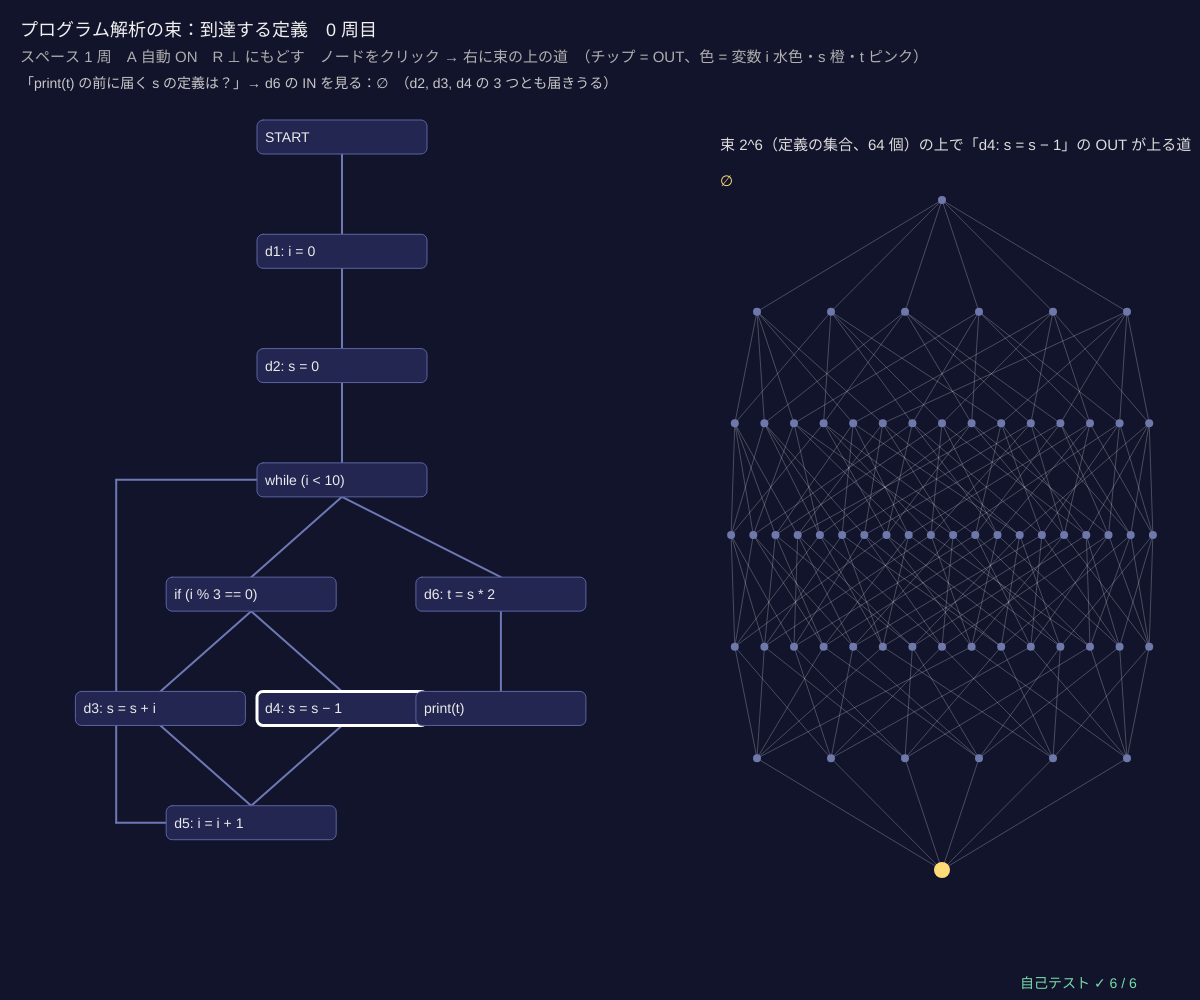
Frame 1 (no input)
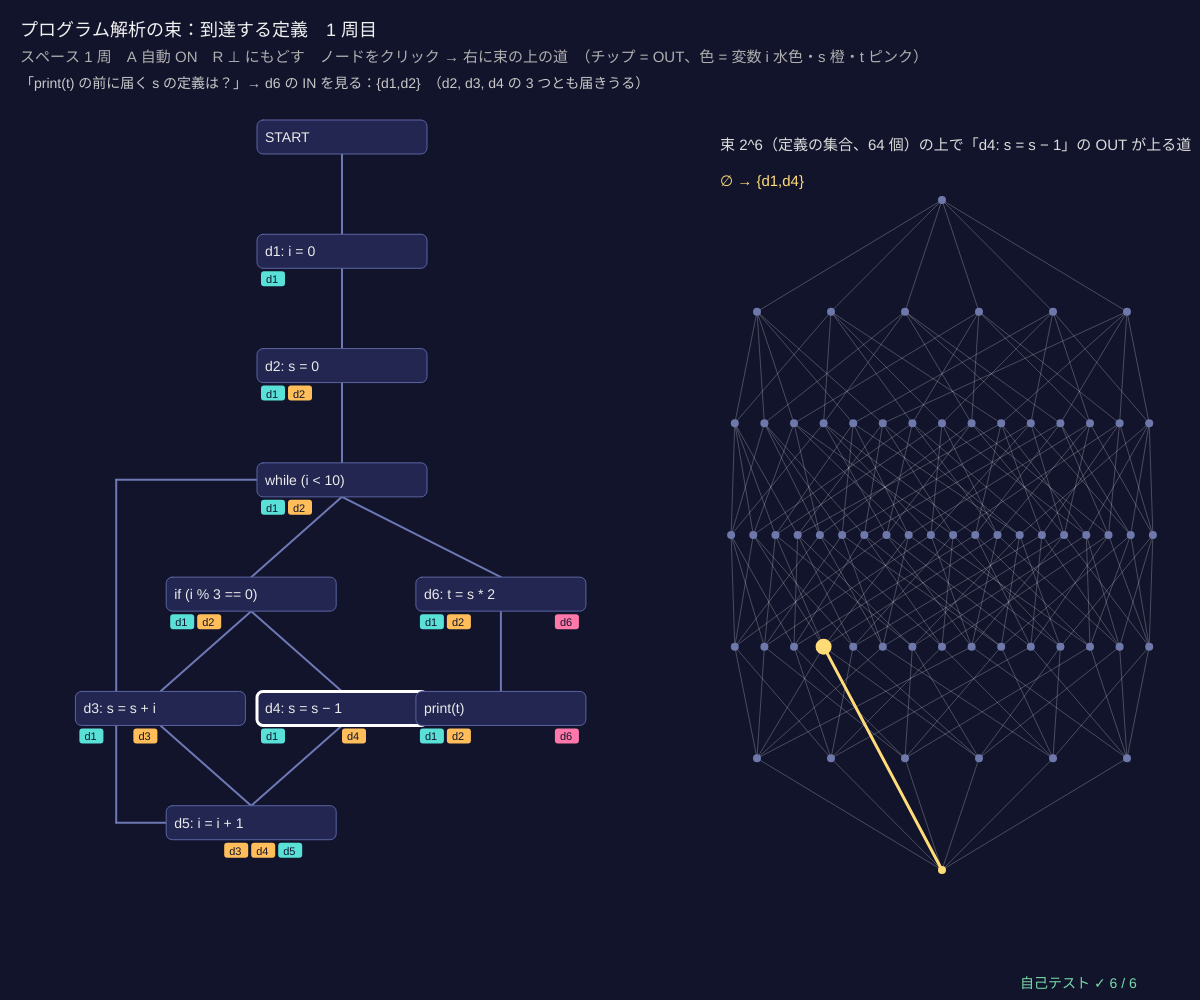
Frame 60 (no input)
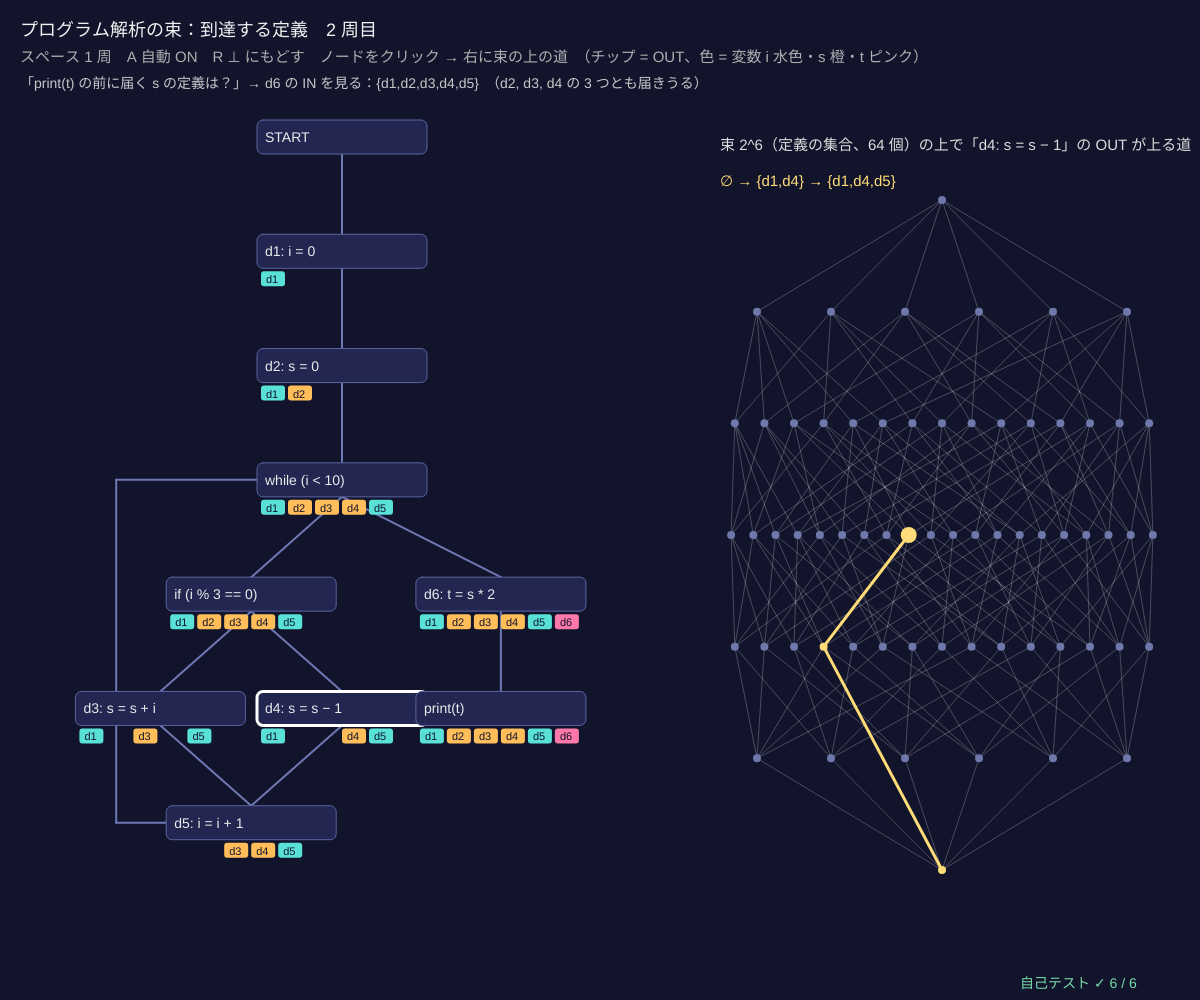
Frame 120 (the mouse pressed at the canvas centre since frame 60)

The p5.js sketch that drew these frames (run headless with seeded random() and noise() and a simulated clock; from frame 60 on, the mouse is pressed at the canvas centre):

// p5.js sketch
// ── sketch.js
// ============================================
// 10 プログラム解析の束 ─ 「到達する定義」を束の上の不動点反復で求める
// 各ノードの値は 定義 {d1, …, d6} の部分集合（2^6 = 64 個の束、⊥ = ∅）。OUT[n] = gen[n] ∪ (IN[n] − kill[n])、IN[n] = ∪ OUT[前のノード]
// ⊥ から全ノードを順にくり返し更新すると、値は束を上へ上へと上がり、変わらなくなった所が最小不動点（09 のクリーネの反復）
// スペース 1 周 / A 自動 / R ⊥ にもどす / ノードをクリック → そのノードの OUT が束を上っていく道を右に表示
// ============================================

const NODES = [                        // ★ [コード, 定義の番号（なければ −1）, 変数, x, y]
  ['START', -1, '', 0.5, 0], ['d1: i = 0', 0, 'i', 0.5, 1], ['d2: s = 0', 1, 's', 0.5, 2], ['while (i < 10)', -1, '', 0.5, 3],
  ['if (i % 3 == 0)', -1, '', 0.3, 4], ['d3: s = s + i', 2, 's', 0.1, 5], ['d4: s = s − 1', 3, 's', 0.5, 5], ['d5: i = i + 1', 4, 'i', 0.3, 6],
  ['d6: t = s * 2', 5, 't', 0.85, 4], ['print(t)', -1, '', 0.85, 5]];
const EDGES = [[0, 1], [1, 2], [2, 3], [3, 4], [3, 8], [4, 5], [4, 6], [5, 7], [6, 7], [7, 3], [8, 9]];
const ND = 6, VCOL = { i: [90, 225, 215], s: [255, 190, 90], t: [255, 120, 170] };
let IN = [], OUT = [], hist = [], rounds = 0, done = false, auto = true, sel = 6, PS = null, genK = null;

function setup() { createCanvas(windowWidth, windowHeight); genK = genKill(); selfTest(); PS = powersetPoset(ND); PS.lab = PS.lab.map(() => ''); layoutHasse(PS, width * 0.6, 200, width * 0.37, height - 330); resetIt(); }

function genKill() {                   // gen = そのノードの定義、kill = 同じ変数のほかの定義
  return NODES.map(([c, d, v]) => { let kill = 0; NODES.forEach(([c2, d2, v2]) => { if (d >= 0 && d2 >= 0 && v2 === v && d2 !== d) kill |= 1 << d2; }); return { gen: d >= 0 ? 1 << d : 0, kill }; });
}
function preds(n) { return EDGES.filter((e) => e[1] === n).map((e) => e[0]); }
function roundRobin(I, O) {            // 1 周：全ノードを順に更新。変わったら true
  let ch = false;
  for (let n = 0; n < NODES.length; n++) {
    let i = 0; for (let p of preds(n)) i |= O[p];
    let o = genK[n].gen | (i & ~genK[n].kill);
    if (i !== I[n] || o !== O[n]) ch = true; I[n] = i; O[n] = o;
  }
  return ch;
}
function solve(start) { let I = new Array(NODES.length).fill(start), O = new Array(NODES.length).fill(start), k = 0; while (roundRobin(I, O) && k < 100) k++; return { I, O, k }; }
function resetIt() { IN = new Array(NODES.length).fill(0); OUT = new Array(NODES.length).fill(0); hist = [OUT.slice()]; rounds = 0; done = false; }
function stepIt() { if (done) return; let ch = roundRobin(IN, OUT); if (ch) { rounds++; hist.push(OUT.slice()); } else done = true; }
function defName(m) { let s = []; for (let d = 0; d < ND; d++) if (m >> d & 1) s.push('d' + (d + 1)); return s.length ? '{' + s.join(',') + '}' : '∅'; }
function defVar(d) { return NODES.find((nd) => nd[1] === d)[2]; }

function draw() {
  background(18, 20, 44);
  if (auto && frameCount % 50 === 0) stepIt();
  let gx = 30, gw = width * 0.52, gy = 120, gh = (height - 200) / 7, bw = 170, bh = 34, lat = (n) => [gx + NODES[n][3] * (gw - bw), gy + NODES[n][4] * gh];
  // ---- フローグラフ
  for (let [a, b] of EDGES) {
    let [x1, y1] = lat(a), [x2, y2] = lat(b); stroke(110, 120, 180); strokeWeight(2); noFill();
    if (b === 3 && a === 7) { line(x1, y1 + bh / 2, x1 - 50, y1 + bh / 2); line(x1 - 50, y1 + bh / 2, x1 - 50, y2 + bh / 2); line(x1 - 50, y2 + bh / 2, x2, y2 + bh / 2); }   // ループの戻り
    else line(x1 + bw / 2, y1 + bh, x2 + bw / 2, y2);
  }
  for (let n = 0; n < NODES.length; n++) {
    let [x, y] = lat(n); stroke(n === sel ? 255 : 90, n === sel ? 255 : 100, n === sel ? 255 : 160); strokeWeight(n === sel ? 3 : 1); fill(34, 38, 80); rect(x, y, bw, bh, 6);
    noStroke(); fill(235); textSize(14); text(NODES[n][0], x + 8, y + 22);
    for (let d = 0; d < ND; d++) if (OUT[n] >> d & 1) { fill(...VCOL[defVar(d)]); rect(x + 4 + d * 27, y + bh + 3, 24, 15, 3); fill(18, 20, 44); textSize(11); text('d' + (d + 1), x + 9 + d * 27, y + bh + 15); }
  }
  // ---- 右：2^6 の束と、選んだノードの OUT の道
  let path = hist.map((h) => h[sel]);
  stroke(255, 255, 255, 60); strokeWeight(1);
  for (let [a, b] of PS.cov) line(PS.pos[a][0], PS.pos[a][1], PS.pos[b][0], PS.pos[b][1]);
  noStroke(); for (let i = 0; i < PS.n; i++) { fill(path.includes(i) ? [255, 220, 120] : [110, 120, 170]); circle(PS.pos[i][0], PS.pos[i][1], path[path.length - 1] === i ? 16 : 8); }
  stroke(255, 220, 120); strokeWeight(3); for (let k = 1; k < path.length; k++) if (path[k] !== path[k - 1]) line(...PS.pos[path[k - 1]], ...PS.pos[path[k]]);
  noStroke(); fill(220); textSize(15);
  text('束 2^6（定義の集合、64 個）の上で「' + NODES[sel][0] + '」の OUT が上る道', width * 0.6, 150);
  fill(255, 220, 120); text(path.map(defName).filter((s, k) => k === 0 || s !== defName(path[k - 1])).join(' → '), width * 0.6, 174, width * 0.38);
  // ---- 文字
  fill(240); textSize(18); text('プログラム解析の束：到達する定義　' + rounds + ' 周目' + (done ? '　→ 変わらなくなった = 最小不動点（' + rounds + ' 周で収束）' : ''), 20, 36);
  fill(175); textSize(15); text('スペース 1 周　A 自動 ' + (auto ? 'ON' : 'OFF') + '　R ⊥ にもどす　ノードをクリック → 右に束の上の道　（チップ = OUT、色 = 変数 i 水色・s 橙・t ピンク）', 20, 62);
  fill(200); textSize(14); text('「print(t) の前に届く s の定義は？」→ d6 の IN を見る：' + defName(IN[8]) + '　（d2, d3, d4 の 3 つとも届きうる）', 20, 88);
  drawSelfTest(width - 180, height - 12);
}

function mousePressed() {
  let gx = 30, gw = width * 0.52, gy = 120, gh = (height - 200) / 7, bw = 170, bh = 34;
  for (let n = 0; n < NODES.length; n++) { let x = gx + NODES[n][3] * (gw - bw), y = gy + NODES[n][4] * gh; if (mouseX > x && mouseX < x + bw && mouseY > y && mouseY < y + bh) sel = n; }
}
function keyPressed() {
  if (key === ' ') stepIt();
  if (key === 'a' || key === 'A') auto = !auto;
  if (key === 'r' || key === 'R') resetIt();
  return false;
}

// ---- 自己テスト
function selfTest() {
  selfTestResults = [];
  let s = solve(0), fix = true;
  for (let n = 0; n < NODES.length; n++) { let i = 0; for (let p of preds(n)) i |= s.O[p]; if (s.I[n] !== i || s.O[n] !== (genK[n].gen | (i & ~genK[n].kill))) fix = false; }
  check('⊥ からの反復は ' + s.k + ' 周で止まり、そこで方程式 OUT = gen ∪ (IN − kill) がすべて成り立つ（不動点）', fix && s.k < 10);
  let ref = new Array(NODES.length).fill(0);   // 確かめ用：定義のノードから、同じ変数を定義し直すノードを通らずに行けるか（道の探索）
  NODES.forEach(([c, d, v], dn) => { if (d < 0) return; let seen = new Set(), q = EDGES.filter((e) => e[0] === dn).map((e) => e[1]);
    while (q.length) { let m = q.shift(); if (seen.has(m)) continue; seen.add(m); ref[m] |= 1 << d; if (m !== dn && NODES[m][2] === v) continue; for (let e of EDGES) if (e[0] === m) q.push(e[1]); } });
  check('反復の答え IN = 道の探索で求めた答え（全ノード）', s.I.every((v, n) => v === ref[n]));
  let I2 = new Array(NODES.length).fill(0), O2 = new Array(NODES.length).fill(0), wl = [...Array(NODES.length).keys()].reverse(), cnt = 0;   // ワークリスト法（逆順から）
  while (wl.length && cnt < 1000) { cnt++; let n = wl.pop(), i = 0; for (let p of preds(n)) i |= O2[p]; let o = genK[n].gen | (i & ~genK[n].kill); I2[n] = i; if (o !== O2[n]) { O2[n] = o; for (let e of EDGES) if (e[0] === n && !wl.includes(e[1])) wl.push(e[1]); } }
  check('ワークリスト法（更新の順番がちがう）でも同じ答え', I2.every((v, n) => v === s.I[n]) && O2.every((v, n) => v === s.O[n]));
  resetIt(); let incr = true; for (let k = 0; k < 20; k++) { let prev = OUT.slice(); stepIt(); if (!OUT.every((v, n) => (prev[n] & v) === prev[n])) incr = false; }
  check('反復のたびに各ノードの値は束を上る（減らない＝単調）', incr && done);
  let topSol = solve((1 << ND) - 1);
  check('⊤（全部の定義）から始めても不動点に着き、それは最小不動点以上', topSol.O.every((v, n) => (s.O[n] & v) === s.O[n]));
  check('例：d6（t = s * 2）に届く s の定義は d2, d3, d4（i の定義 d1, d5 も）', s.I[8] === 0b011111);
  reportSelfTest();
}

// ---------- やってみよう ----------
// 1. スペースで 1 周ずつ進めよう。ループ（while）のせいで、2 周目に d5 が while に届く
// 2. 「d4: s = s − 1」をクリック。その OUT は束の上でどう上っていく？
// 3. EDGES から [7, 3] を消す（ループをなくす）と、何周で止まる？
// 4. 定数伝播：値の束を「⊥ < 0, 1, 2, … < ⊤（わからない）」にすると、同じ反復で定数が見つかる
// 5. 型推論や最適化も、束と不動点で考えられる


// ==================================================
// ここから下は「束論の道具」（中身は読まなくても OK。消さないでね）
// ==================================================
// ---- 順序集合 P = { n, R, lab, cov, rk, pos }。R[i][j] = 1 は「i ≤ j」（n × n の 0/1 の表）
function makePoset(n, leqFn, labs) {
  let R = [];
  for (let i = 0; i < n; i++) { R.push(new Uint8Array(n)); for (let j = 0; j < n; j++) R[i][j] = i === j || leqFn(i, j) ? 1 : 0; }
  return posetFromRel(R, labs);
}
function posetFromRel(R, labs) { let n = R.length, cov = coversOf(R); return { n, R, cov, rk: ranksOf(n, cov), pos: [], lab: labs || [...Array(n).keys()].map(String) }; }
function fromCovers(labs, cv) { let n = labs.length, R = []; for (let i = 0; i < n; i++) R.push(new Uint8Array(n)); for (let [a, b] of cv) R[a][b] = 1; return posetFromRel(closeRel(R), labs); }   // 被覆の組から
function closeRel(R) {                 // 反射的・推移的閉包（ワーシャル法：k を経由して行けるなら i ≤ j）
  let n = R.length, C = R.map((r) => Uint8Array.from(r));
  for (let i = 0; i < n; i++) C[i][i] = 1;
  for (let k = 0; k < n; k++) for (let i = 0; i < n; i++) if (C[i][k]) for (let j = 0; j < n; j++) if (C[k][j]) C[i][j] = 1;
  return C;
}
function isReflexive(R) { return R.every((r, i) => r[i] === 1); }
function isAntisym(R) { for (let i = 0; i < R.length; i++) for (let j = i + 1; j < R.length; j++) if (R[i][j] && R[j][i]) return false; return true; }
function isTransitive(R) { let n = R.length; for (let i = 0; i < n; i++) for (let j = 0; j < n; j++) if (R[i][j]) for (let k = 0; k < n; k++) if (R[j][k] && !R[i][k]) return false; return true; }
function isPoset(R) { return isReflexive(R) && isAntisym(R) && isTransitive(R); }
function coversOf(R) {                 // 被覆 a ⋖ b：a < b で、間にはさまる c がない（推移的簡約 = ハッセ図の辺）
  let n = R.length, E = [], lt = (a, b) => a !== b && R[a][b] && !R[b][a];
  for (let a = 0; a < n; a++) for (let b = 0; b < n; b++) if (lt(a, b)) {
    let ok = true; for (let c = 0; c < n && ok; c++) if (lt(a, c) && lt(c, b)) ok = false;
    if (ok) E.push([a, b]);
  }
  return E;
}
function ranksOf(n, cov) {             // ランク = 下から c までの最長の鎖の長さ（最大 n 回くり返せば止まる）
  let rk = new Array(n).fill(0);
  for (let t = 0; t <= n; t++) { let ch = false; for (let [a, b] of cov) if (rk[b] < rk[a] + 1 && rk[a] < n) { rk[b] = rk[a] + 1; ch = true; } if (!ch) break; }
  return rk;
}
function allOf(P) { return [...Array(P.n).keys()]; }
function upperOf(P, a, b) { return allOf(P).filter((c) => P.R[a][c] && P.R[b][c]); }   // 上界：a と b の両方より上
function lowerOf(P, a, b) { return allOf(P).filter((c) => P.R[c][a] && P.R[c][b]); }   // 下界
function leastOf(P, Sx) { for (let x of Sx) if (Sx.every((y) => P.R[x][y])) return x; return -1; }      // 最小元（なければ −1）
function greatestOf(P, Sx) { for (let x of Sx) if (Sx.every((y) => P.R[y][x])) return x; return -1; }   // 最大元
function joinOf(P, a, b) { return leastOf(P, upperOf(P, a, b)); }     // 上限 a ∨ b = 最小上界（なければ −1）
function meetOf(P, a, b) { return greatestOf(P, lowerOf(P, a, b)); }  // 下限 a ∧ b = 最大下界
function botOf(P) { return leastOf(P, allOf(P)); }
function topOf(P) { return greatestOf(P, allOf(P)); }
function isLattice(P) { if (P.n === 0) return false; for (let a = 0; a < P.n; a++) for (let b = a + 1; b < P.n; b++) if (joinOf(P, a, b) < 0 || meetOf(P, a, b) < 0) return false; return true; }
function tables(P) {                   // 上限・下限の表（何度も使うので先に計算）
  P.J = []; P.M = [];
  for (let a = 0; a < P.n; a++) { P.J.push(new Int16Array(P.n)); P.M.push(new Int16Array(P.n)); for (let b = 0; b < P.n; b++) { P.J[a][b] = joinOf(P, a, b); P.M[a][b] = meetOf(P, a, b); } }
  return P;
}
// ---- よく使う束：約数の束（割り切る）と部分集合の束（含まれる）
function gcdOf(a, b) { while (b) [a, b] = [b, a % b]; return a; }
function lcmOf(a, b) { return (a / gcdOf(a, b)) * b; }
function divisorsOf(n) { let d = []; for (let k = 1; k <= n; k++) if (n % k === 0) d.push(k); return d; }
function primeFactors(n) { let f = []; for (let p = 2; p * p <= n; p++) if (n % p === 0) { let e = 0; while (n % p === 0) { n /= p; e++; } f.push([p, e]); } if (n > 1) f.push([n, 1]); return f; }
function divisorPoset(n) {
  let D = divisorsOf(n), P = makePoset(D.length, (i, j) => D[j] % D[i] === 0, D.map(String)), ps = primeFactors(n).map((f) => f[0]), dir = [-1, 1, -0.3, 0.55, -0.62];
  P.val = D; P.hint = (i) => ps.reduce((s, p, t) => { let e = 0, v = D[i]; while (v % p === 0) { v /= p; e++; } return s + e * dir[t % 5]; }, 0);
  return P;
}
function popc(m) { let c = 0; while (m) { c += m & 1; m >>= 1; } return c; }
function setName(m, k) { let s = ''; for (let t = 0; t < k; t++) if (m >> t & 1) s += 'abcdefg'[t]; return s || '∅'; }
function powersetPoset(k) {
  let P = makePoset(1 << k, (i, j) => (i & j) === i, [...Array(1 << k).keys()].map((m) => setName(m, k))), dir = [-1, 1, -0.3, 0.55];
  P.val = [...Array(1 << k).keys()]; if (k <= 4) P.hint = (i) => dir.reduce((s, d, t) => s + (i >> t & 1) * d, 0);
  return P;
}
// ---- ハッセ図を描く：高さ = ランク、横 = hint（なければ下の被覆の平均の順）
function layoutHasse(P, x, y, w, h, exact) {
  let mr = Math.max(0, ...P.rk), lv = [], px = new Array(P.n).fill(0.5);
  for (let r = 0; r <= mr; r++) lv.push([]);
  for (let i = 0; i < P.n; i++) lv[P.rk[i]].push(i);
  for (let r = 0; r <= mr; r++) {
    for (let i of lv[r]) { if (P.hint) px[i] = P.hint(i); else { let s = 0, c = 0; for (let [a, b] of P.cov) if (b === i) { s += px[a]; c++; } px[i] = (c ? s / c : 0.5) + i * 1e-6; } }
    lv[r].sort((a, b) => px[a] - px[b]);
    if (!(exact && P.hint)) lv[r].forEach((i, k) => (px[i] = (k + 0.5) / lv[r].length));
  }
  if (exact && P.hint) { let lo = Math.min(...px), hi = Math.max(...px); px = px.map((v) => (hi > lo ? 0.04 + 0.92 * (v - lo) / (hi - lo) : 0.5)); }
  P.pos = []; for (let i = 0; i < P.n; i++) P.pos.push([x + w * px[i], y + h - (mr ? P.rk[i] / mr : 0.5) * h]);
}
function drawHasse(P, o) {             // o = { col(i), ecol(a, b), rad, fs }。色は [r, g, b]
  o = o || {}; let rad = o.rad || 16;
  strokeWeight(2);
  for (let [a, b] of P.cov) { stroke(...((o.ecol && o.ecol(a, b)) || [96, 108, 168])); line(P.pos[a][0], P.pos[a][1], P.pos[b][0], P.pos[b][1]); }
  textAlign(CENTER, CENTER); textSize(o.fs || 13);
  for (let i = 0; i < P.n; i++) {
    stroke(18, 20, 44); strokeWeight(2); fill(...((o.col && o.col(i)) || [226, 232, 248])); circle(P.pos[i][0], P.pos[i][1], 2 * rad);
    noStroke(); fill(18, 20, 44); text(P.lab[i], P.pos[i][0], P.pos[i][1] + 1);
  }
  textAlign(LEFT, BASELINE);
}
function nodeAt(P, mx, my, r) { let best = -1, bd = r || 20; for (let i = 0; i < P.n; i++) { let d = Math.hypot(P.pos[i][0] - mx, P.pos[i][1] - my); if (d < bd) { bd = d; best = i; } } return best; }
// ---- 種つきの乱数（同じ種なら毎回同じ列）
let rngState = 1;
function seedRng(sd) { rngState = (sd >>> 0) || 1; }
function rnd() {                       // 0〜1 の一様乱数（mulberry32）
  rngState = (rngState + 0x6d2b79f5) >>> 0;
  let t = rngState;
  t = Math.imul(t ^ (t >>> 15), t | 1);
  t ^= t + Math.imul(t ^ (t >>> 7), t | 61);
  return ((t ^ (t >>> 14)) >>> 0) / 4294967296;
}
function randomPoset(n, p) { let o = []; for (let i = 0; i < n; i++) o.push(i); for (let i = n - 1; i > 0; i--) { let j = Math.floor(rnd() * (i + 1)); [o[i], o[j]] = [o[j], o[i]]; }   // ランダムな順番 o で、前 → 後ろに確率 p で辺 → 閉包
  let R = []; for (let i = 0; i < n; i++) R.push(new Uint8Array(n));
  for (let a = 0; a < n; a++) for (let b = a + 1; b < n; b++) if (rnd() < p) R[o[a]][o[b]] = 1;
  return posetFromRel(closeRel(R));
}
function clampv(v, a, b) { return v < a ? a : v > b ? b : v; }
// ---- 自己テストの道具
let selfTestResults = [];
function check(name, cond) { selfTestResults.push({ name, ok: !!cond }); }
function reportSelfTest() { for (let r of selfTestResults) (r.ok ? console.log : console.error)((r.ok ? '✓ ' : '✗ ') + r.name); }
function selfTestLine() { let k = selfTestResults.filter((r) => r.ok).length; return '自己テスト ' + (k === selfTestResults.length ? '✓ ' : '✗ ') + k + ' / ' + selfTestResults.length; }
function drawSelfTest(x, y) { noStroke(); fill(...(selfTestResults.every((r) => r.ok) ? [120, 220, 170] : [255, 90, 90])); textSize(14); textAlign(LEFT, BASELINE); text(selfTestLine(), x, y); }
